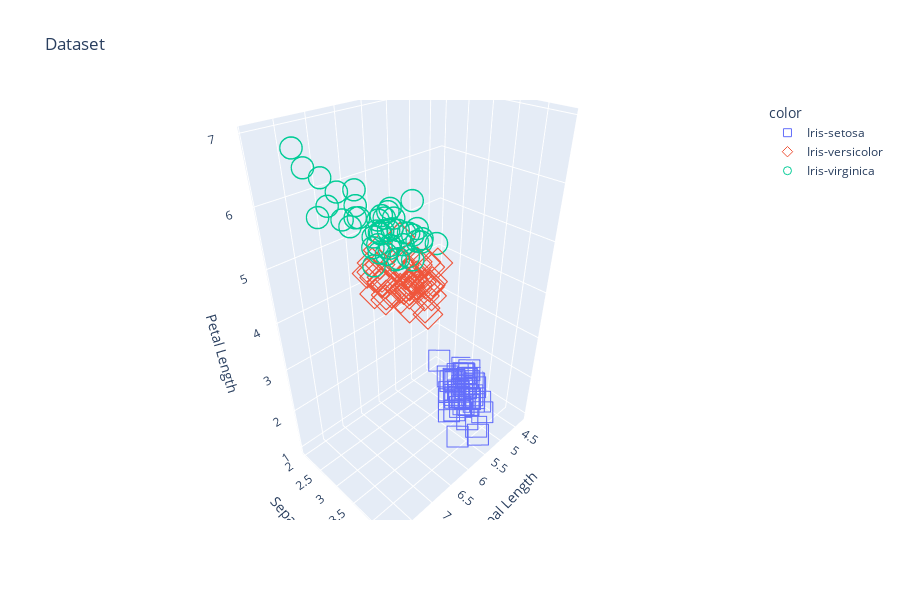
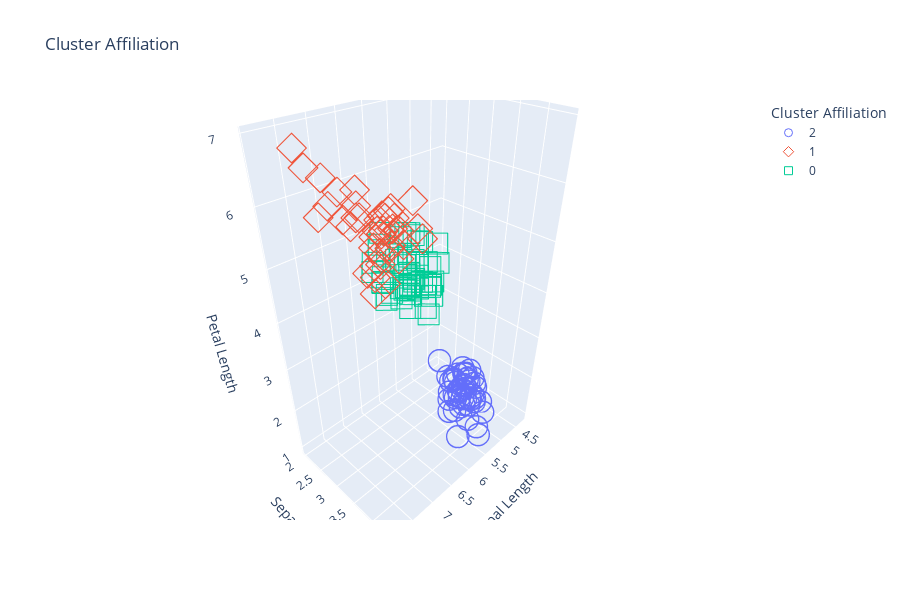
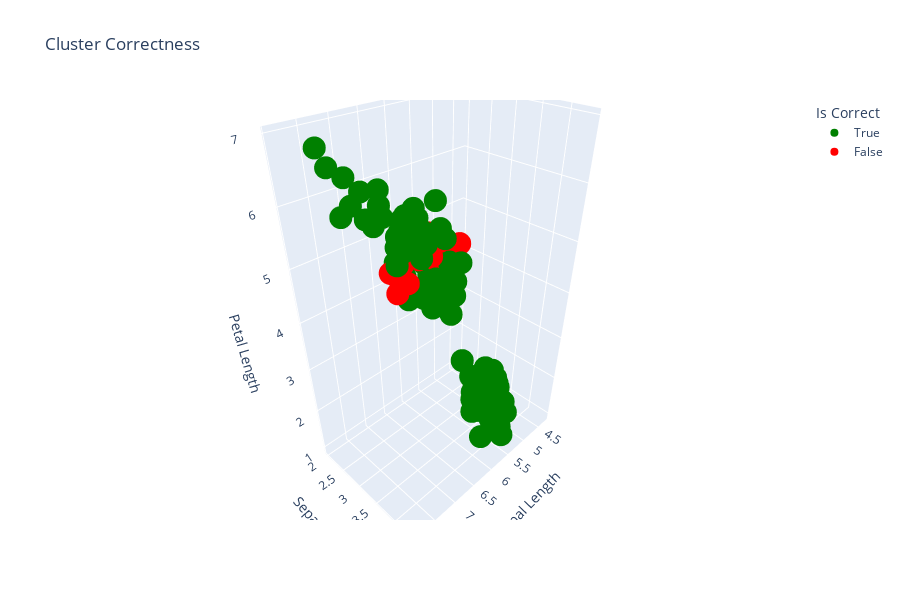

The code cell stored with these charts, in order, in its notebook:
### Code cell
def main():
    no_of_clusters = 3                                                                               # K clusters
    print(f"Number of clusters = {no_of_clusters}")
    
    dataset_path = 'iris/bezdekIris.data'
    
    data, class_label = load(dataset_path)
    print(divider)
    print(f"Data =\n{data}")
    print(f"Class Labels =\n{class_label}")
    print(divider)
    
    dimension_of_data = np.size(data, 1)                                                             # number of  data dimension in the data
    dimension_of_data = dimension_of_data - 1                                                        # We are using 3 dimensions
    
    print(f"Dimensions being used = {dimension_of_data}")
    print(divider)

    data_subset = data.iloc[:, : dimension_of_data]
    print(f"Data subset =\n{data_subset}")
    print(divider)
    
    centroids, cluster_affiliation = kmeans(data_subset, dimension_of_data, no_of_clusters, 300)
    dataset_3d_plot = create_3d_scatter_plot_of_dataset (data_subset, class_label)
    dataset_3d_plot.show()
    cluster_affiliation_3d_plot = create_3d_scatter_plot_showing_cluster_affiliation (data_subset, cluster_affiliation.astype(str))
    cluster_affiliation_3d_plot.show()
    cluster_correctness_3d_scatter_plot = create_3d_scatter_plot_showing_wrong_affiliation(data_subset, cluster_affiliation, class_label)
    cluster_correctness_3d_scatter_plot.show()
	
if __name__ == "__main__":
	main()

### Figure 1 — Plotly figure (JSON) as saved in the notebook; plotly's stock layout.template omitted (floating-point values rounded to 4 significant figures)
{"data": [{"hovertemplate": "color=Iris-setosa<br>Sepal Length=%{x}<br>Sepal Width=%{y}<br>Petal Length=%{z}<extra></extra>", "legendgroup": "Iris-setosa", "marker": {"color": "#636efa", "symbol": "square-open"}, "mode": "markers", "name": "Iris-setosa", "scene": "scene", "showlegend": true, "x": [5.1, 4.9, 4.7, 4.6, 5.0, 5.4, 4.6, 5.0, 4.4, 4.9, 5.4, 4.8, 4.8, 4.3, 5.8, 5.7, 5.4, 5.1, 5.7, 5.1, 5.4, 5.1, 4.6, 5.1, 4.8, 5.0, 5.0, 5.2, 5.2, 4.7, 4.8, 5.4, 5.2, 5.5, 4.9, 5.0, 5.5, 4.9, 4.4, 5.1, 5.0, 4.5, 4.4, 5.0, 5.1, 4.8, 5.1, 4.6, 5.3, 5.0], "y": [3.5, 3.0, 3.2, 3.1, 3.6, 3.9, 3.4, 3.4, 2.9, 3.1, 3.7, 3.4, 3.0, 3.0, 4.0, 4.4, 3.9, 3.5, 3.8, 3.8, 3.4, 3.7, 3.6, 3.3, 3.4, 3.0, 3.4, 3.5, 3.4, 3.2, 3.1, 3.4, 4.1, 4.2, 3.1, 3.2, 3.5, 3.6, 3.0, 3.4, 3.5, 2.3, 3.2, 3.5, 3.8, 3.0, 3.8, 3.2, 3.7, 3.3], "z": [1.4, 1.4, 1.3, 1.5, 1.4, 1.7, 1.4, 1.5, 1.4, 1.5, 1.5, 1.6, 1.4, 1.1, 1.2, 1.5, 1.3, 1.4, 1.7, 1.5, 1.7, 1.5, 1.0, 1.7, 1.9, 1.6, 1.6, 1.5, 1.4, 1.6, 1.6, 1.5, 1.5, 1.4, 1.5, 1.2, 1.3, 1.4, 1.3, 1.5, 1.3, 1.3, 1.3, 1.6, 1.9, 1.4, 1.6, 1.4, 1.5, 1.4], "type": "scatter3d"}, {"hovertemplate": "color=Iris-versicolor<br>Sepal Length=%{x}<br>Sepal Width=%{y}<br>Petal Length=%{z}<extra></extra>", "legendgroup": "Iris-versicolor", "marker": {"color": "#EF553B", "symbol": "diamond-open"}, "mode": "markers", "name": "Iris-versicolor", "scene": "scene", "showlegend": true, "x": [7.0, 6.4, 6.9, 5.5, 6.5, 5.7, 6.3, 4.9, 6.6, 5.2, 5.0, 5.9, 6.0, 6.1, 5.6, 6.7, 5.6, 5.8, 6.2, 5.6, 5.9, 6.1, 6.3, 6.1, 6.4, 6.6, 6.8, 6.7, 6.0, 5.7, 5.5, 5.5, 5.8, 6.0, 5.4, 6.0, 6.7, 6.3, 5.6, 5.5, 5.5, 6.1, 5.8, 5.0, 5.6, 5.7, 5.7, 6.2, 5.1, 5.7], "y": [3.2, 3.2, 3.1, 2.3, 2.8, 2.8, 3.3, 2.4, 2.9, 2.7, 2.0, 3.0, 2.2, 2.9, 2.9, 3.1, 3.0, 2.7, 2.2, 2.5, 3.2, 2.8, 2.5, 2.8, 2.9, 3.0, 2.8, 3.0, 2.9, 2.6, 2.4, 2.4, 2.7, 2.7, 3.0, 3.4, 3.1, 2.3, 3.0, 2.5, 2.6, 3.0, 2.6, 2.3, 2.7, 3.0, 2.9, 2.9, 2.5, 2.8], "z": [4.7, 4.5, 4.9, 4.0, 4.6, 4.5, 4.7, 3.3, 4.6, 3.9, 3.5, 4.2, 4.0, 4.7, 3.6, 4.4, 4.5, 4.1, 4.5, 3.9, 4.8, 4.0, 4.9, 4.7, 4.3, 4.4, 4.8, 5.0, 4.5, 3.5, 3.8, 3.7, 3.9, 5.1, 4.5, 4.5, 4.7, 4.4, 4.1, 4.0, 4.4, 4.6, 4.0, 3.3, 4.2, 4.2, 4.2, 4.3, 3.0, 4.1], "type": "scatter3d"}, {"hovertemplate": "color=Iris-virginica<br>Sepal Length=%{x}<br>Sepal Width=%{y}<br>Petal Length=%{z}<extra></extra>", "legendgroup": "Iris-virginica", "marker": {"color": "#00cc96", "symbol": "circle-open"}, "mode": "markers", "name": "Iris-virginica", "scene": "scene", "showlegend": true, "x": [6.3, 5.8, 7.1, 6.3, 6.5, 7.6, 4.9, 7.3, 6.7, 7.2, 6.5, 6.4, 6.8, 5.7, 5.8, 6.4, 6.5, 7.7, 7.7, 6.0, 6.9, 5.6, 7.7, 6.3, 6.7, 7.2, 6.2, 6.1, 6.4, 7.2, 7.4, 7.9, 6.4, 6.3, 6.1, 7.7, 6.3, 6.4, 6.0, 6.9, 6.7, 6.9, 5.8, 6.8, 6.7, 6.7, 6.3, 6.5, 6.2, 5.9], "y": [3.3, 2.7, 3.0, 2.9, 3.0, 3.0, 2.5, 2.9, 2.5, 3.6, 3.2, 2.7, 3.0, 2.5, 2.8, 3.2, 3.0, 3.8, 2.6, 2.2, 3.2, 2.8, 2.8, 2.7, 3.3, 3.2, 2.8, 3.0, 2.8, 3.0, 2.8, 3.8, 2.8, 2.8, 2.6, 3.0, 3.4, 3.1, 3.0, 3.1, 3.1, 3.1, 2.7, 3.2, 3.3, 3.0, 2.5, 3.0, 3.4, 3.0], "z": [6.0, 5.1, 5.9, 5.6, 5.8, 6.6, 4.5, 6.3, 5.8, 6.1, 5.1, 5.3, 5.5, 5.0, 5.1, 5.3, 5.5, 6.7, 6.9, 5.0, 5.7, 4.9, 6.7, 4.9, 5.7, 6.0, 4.8, 4.9, 5.6, 5.8, 6.1, 6.4, 5.6, 5.1, 5.6, 6.1, 5.6, 5.5, 4.8, 5.4, 5.6, 5.1, 5.1, 5.9, 5.7, 5.2, 5.0, 5.2, 5.4, 5.1], "type": "scatter3d"}], "layout": {"scene": {"domain": {"x": [0.0, 1.0], "y": [0.0, 1.0]}, "xaxis": {"title": {"text": "Sepal Length"}}, "yaxis": {"title": {"text": "Sepal Width"}}, "zaxis": {"title": {"text": "Petal Length"}}}, "legend": {"title": {"text": "color"}, "tracegroupgap": 0}, "title": {"text": "Dataset"}, "height": 600}}

### Figure 2 — Plotly figure (JSON) as saved in the notebook; plotly's stock layout.template omitted (floating-point values rounded to 4 significant figures)
{"data": [{"hovertemplate": "Cluster Affiliation=2<br>Sepal Length=%{x}<br>Sepal Width=%{y}<br>Petal Length=%{z}<extra></extra>", "legendgroup": "2", "marker": {"color": "#636efa", "symbol": "circle-open"}, "mode": "markers", "name": "2", "scene": "scene", "showlegend": true, "x": [5.1, 4.9, 4.7, 4.6, 5.0, 5.4, 4.6, 5.0, 4.4, 4.9, 5.4, 4.8, 4.8, 4.3, 5.8, 5.7, 5.4, 5.1, 5.7, 5.1, 5.4, 5.1, 4.6, 5.1, 4.8, 5.0, 5.0, 5.2, 5.2, 4.7, 4.8, 5.4, 5.2, 5.5, 4.9, 5.0, 5.5, 4.9, 4.4, 5.1, 5.0, 4.5, 4.4, 5.0, 5.1, 4.8, 5.1, 4.6, 5.3, 5.0], "y": [3.5, 3.0, 3.2, 3.1, 3.6, 3.9, 3.4, 3.4, 2.9, 3.1, 3.7, 3.4, 3.0, 3.0, 4.0, 4.4, 3.9, 3.5, 3.8, 3.8, 3.4, 3.7, 3.6, 3.3, 3.4, 3.0, 3.4, 3.5, 3.4, 3.2, 3.1, 3.4, 4.1, 4.2, 3.1, 3.2, 3.5, 3.6, 3.0, 3.4, 3.5, 2.3, 3.2, 3.5, 3.8, 3.0, 3.8, 3.2, 3.7, 3.3], "z": [1.4, 1.4, 1.3, 1.5, 1.4, 1.7, 1.4, 1.5, 1.4, 1.5, 1.5, 1.6, 1.4, 1.1, 1.2, 1.5, 1.3, 1.4, 1.7, 1.5, 1.7, 1.5, 1.0, 1.7, 1.9, 1.6, 1.6, 1.5, 1.4, 1.6, 1.6, 1.5, 1.5, 1.4, 1.5, 1.2, 1.3, 1.4, 1.3, 1.5, 1.3, 1.3, 1.3, 1.6, 1.9, 1.4, 1.6, 1.4, 1.5, 1.4], "type": "scatter3d"}, {"hovertemplate": "Cluster Affiliation=1<br>Sepal Length=%{x}<br>Sepal Width=%{y}<br>Petal Length=%{z}<extra></extra>", "legendgroup": "1", "marker": {"color": "#EF553B", "symbol": "diamond-open"}, "mode": "markers", "name": "1", "scene": "scene", "showlegend": true, "x": [7.0, 6.9, 6.8, 6.7, 6.7, 6.3, 7.1, 6.3, 6.5, 7.6, 7.3, 6.7, 7.2, 6.5, 6.4, 6.8, 6.4, 6.5, 7.7, 7.7, 6.9, 7.7, 6.7, 7.2, 6.4, 7.2, 7.4, 7.9, 6.4, 6.3, 6.1, 7.7, 6.3, 6.4, 6.9, 6.7, 6.9, 6.8, 6.7, 6.7, 6.5, 6.2], "y": [3.2, 3.1, 2.8, 3.0, 3.1, 3.3, 3.0, 2.9, 3.0, 3.0, 2.9, 2.5, 3.6, 3.2, 2.7, 3.0, 3.2, 3.0, 3.8, 2.6, 3.2, 2.8, 3.3, 3.2, 2.8, 3.0, 2.8, 3.8, 2.8, 2.8, 2.6, 3.0, 3.4, 3.1, 3.1, 3.1, 3.1, 3.2, 3.3, 3.0, 3.0, 3.4], "z": [4.7, 4.9, 4.8, 5.0, 4.7, 6.0, 5.9, 5.6, 5.8, 6.6, 6.3, 5.8, 6.1, 5.1, 5.3, 5.5, 5.3, 5.5, 6.7, 6.9, 5.7, 6.7, 5.7, 6.0, 5.6, 5.8, 6.1, 6.4, 5.6, 5.1, 5.6, 6.1, 5.6, 5.5, 5.4, 5.6, 5.1, 5.9, 5.7, 5.2, 5.2, 5.4], "type": "scatter3d"}, {"hovertemplate": "Cluster Affiliation=0<br>Sepal Length=%{x}<br>Sepal Width=%{y}<br>Petal Length=%{z}<extra></extra>", "legendgroup": "0", "marker": {"color": "#00cc96", "symbol": "square-open"}, "mode": "markers", "name": "0", "scene": "scene", "showlegend": true, "x": [6.4, 5.5, 6.5, 5.7, 6.3, 4.9, 6.6, 5.2, 5.0, 5.9, 6.0, 6.1, 5.6, 6.7, 5.6, 5.8, 6.2, 5.6, 5.9, 6.1, 6.3, 6.1, 6.4, 6.6, 6.0, 5.7, 5.5, 5.5, 5.8, 6.0, 5.4, 6.0, 6.3, 5.6, 5.5, 5.5, 6.1, 5.8, 5.0, 5.6, 5.7, 5.7, 6.2, 5.1, 5.7, 5.8, 4.9, 5.7, 5.8, 6.0, 5.6, 6.3, 6.2, 6.1, 6.0, 5.8, 6.3, 5.9], "y": [3.2, 2.3, 2.8, 2.8, 3.3, 2.4, 2.9, 2.7, 2.0, 3.0, 2.2, 2.9, 2.9, 3.1, 3.0, 2.7, 2.2, 2.5, 3.2, 2.8, 2.5, 2.8, 2.9, 3.0, 2.9, 2.6, 2.4, 2.4, 2.7, 2.7, 3.0, 3.4, 2.3, 3.0, 2.5, 2.6, 3.0, 2.6, 2.3, 2.7, 3.0, 2.9, 2.9, 2.5, 2.8, 2.7, 2.5, 2.5, 2.8, 2.2, 2.8, 2.7, 2.8, 3.0, 3.0, 2.7, 2.5, 3.0], "z": [4.5, 4.0, 4.6, 4.5, 4.7, 3.3, 4.6, 3.9, 3.5, 4.2, 4.0, 4.7, 3.6, 4.4, 4.5, 4.1, 4.5, 3.9, 4.8, 4.0, 4.9, 4.7, 4.3, 4.4, 4.5, 3.5, 3.8, 3.7, 3.9, 5.1, 4.5, 4.5, 4.4, 4.1, 4.0, 4.4, 4.6, 4.0, 3.3, 4.2, 4.2, 4.2, 4.3, 3.0, 4.1, 5.1, 4.5, 5.0, 5.1, 5.0, 4.9, 4.9, 4.8, 4.9, 4.8, 5.1, 5.0, 5.1], "type": "scatter3d"}], "layout": {"scene": {"domain": {"x": [0.0, 1.0], "y": [0.0, 1.0]}, "xaxis": {"title": {"text": "Sepal Length"}}, "yaxis": {"title": {"text": "Sepal Width"}}, "zaxis": {"title": {"text": "Petal Length"}}}, "legend": {"title": {"text": "Cluster Affiliation"}, "tracegroupgap": 0}, "title": {"text": "Cluster Affiliation"}, "height": 600}}

### Figure 3 — Plotly figure (JSON) as saved in the notebook; plotly's stock layout.template omitted (floating-point values rounded to 4 significant figures; data arrays with more than 128 entries replaced by an {"elided": "..."} marker saying what was removed)
{"data": [{"hovertemplate": "Is Correct=True<br>Sepal Length=%{x}<br>Sepal Width=%{y}<br>Petal Length=%{z}<extra></extra>", "legendgroup": "True", "marker": {"color": "green", "symbol": "circle"}, "mode": "markers", "name": "True", "scene": "scene", "showlegend": true, "x": {"elided": "132 float values"}, "y": {"elided": "132 float values"}, "z": {"elided": "132 float values"}, "type": "scatter3d"}, {"hovertemplate": "Is Correct=False<br>Sepal Length=%{x}<br>Sepal Width=%{y}<br>Petal Length=%{z}<extra></extra>", "legendgroup": "False", "marker": {"color": "red", "symbol": "circle"}, "mode": "markers", "name": "False", "scene": "scene", "showlegend": true, "x": [7.0, 6.9, 6.8, 6.7, 6.7, 5.8, 4.9, 5.7, 5.8, 6.0, 5.6, 6.3, 6.2, 6.1, 6.0, 5.8, 6.3, 5.9], "y": [3.2, 3.1, 2.8, 3.0, 3.1, 2.7, 2.5, 2.5, 2.8, 2.2, 2.8, 2.7, 2.8, 3.0, 3.0, 2.7, 2.5, 3.0], "z": [4.7, 4.9, 4.8, 5.0, 4.7, 5.1, 4.5, 5.0, 5.1, 5.0, 4.9, 4.9, 4.8, 4.9, 4.8, 5.1, 5.0, 5.1], "type": "scatter3d"}], "layout": {"scene": {"domain": {"x": [0.0, 1.0], "y": [0.0, 1.0]}, "xaxis": {"title": {"text": "Sepal Length"}}, "yaxis": {"title": {"text": "Sepal Width"}}, "zaxis": {"title": {"text": "Petal Length"}}}, "legend": {"title": {"text": "Is Correct"}, "tracegroupgap": 0}, "title": {"text": "Cluster Correctness"}, "height": 600}}
